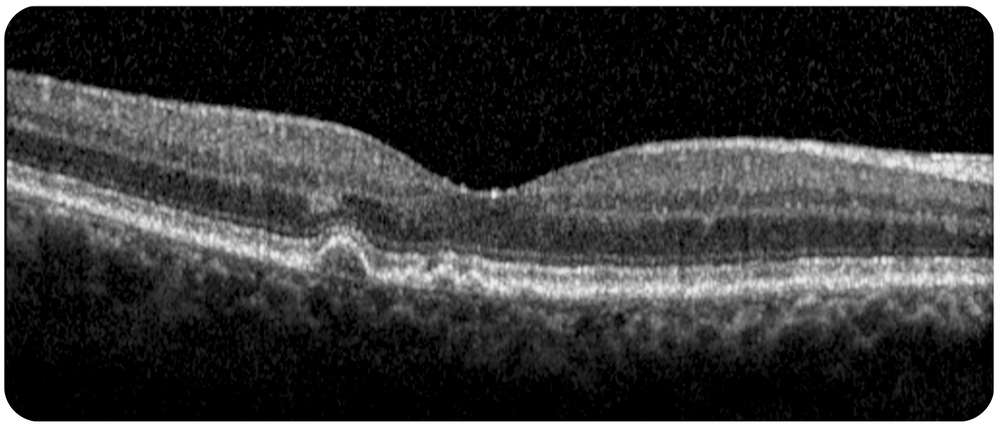
#> input picture image_55_1.png, 1000 x 427 px, shrunk from 2140 x 914 before the run; its folder holds only this picture in this run
$ python -i operations.py   (imports and definitions only)
#> lines starting #> are read from the running program, lines starting #| are printed output that depends on the picture; after the words box and inside, x2 and y2 are one past the last pixel; in counts of white or black regions, pixels touching at a corner belong together
#> further down, picture is the input picture: shape (427, 1000, 3); mean B, G, R 56, 56, 56
import cv2
import numpy as np


def _to_grayscale(image: np.ndarray) -> np.ndarray:
    """
    Convert image to grayscale if it is not already.
    """
    if len(image.shape) == 3:
        return cv2.cvtColor(image, cv2.COLOR_BGR2GRAY)
    return image


# [43 lines left out: functions otsu_threshold, multi_threshold, canny_edges, not called in this run]


def detect_contours(image: np.ndarray) -> np.ndarray:
    """
    Detect contours and draw them on a copy of the image.
    Returns image with contours drawn.
    """
    gray = _to_grayscale(image)
    _, thresh = cv2.threshold(gray, 127, 255, cv2.THRESH_BINARY)
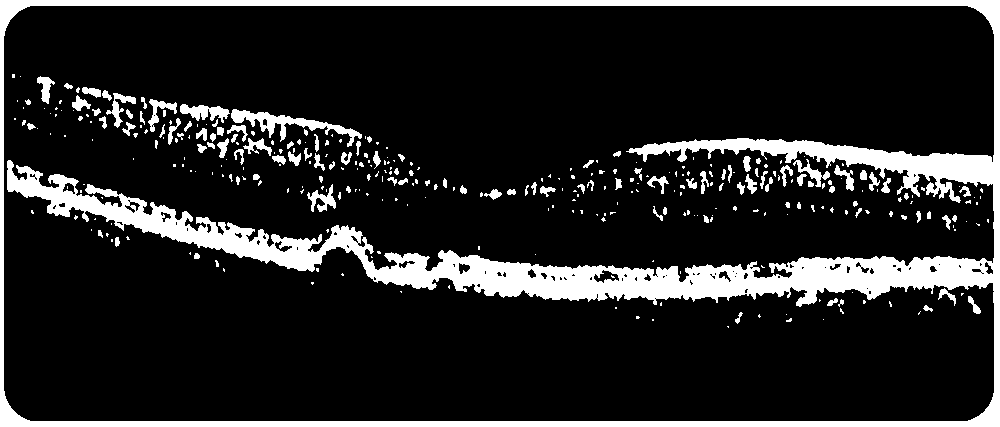
#> thresh: shape (427, 1000); 14.4% white; 345 white regions (229 under 20 px), largest, box (x1, y1, x2, y2) and area: (0, 0, 1000, 427) 50887, (231, 109, 362, 147) 1290, (180, 104, 230, 123) 503

    contours, _ = cv2.findContours(
        thresh, cv2.RETR_EXTERNAL, cv2.CHAIN_APPROX_SIMPLE
    )
#> contours = [[[0, 0], [0, 426], [999, 426], [999, 0]]]

    output = image.copy()
    if len(output.shape) == 2:
        output = cv2.cvtColor(output, cv2.COLOR_GRAY2BGR)

    cv2.drawContours(output, contours, -1, (0, 255, 0), 2)
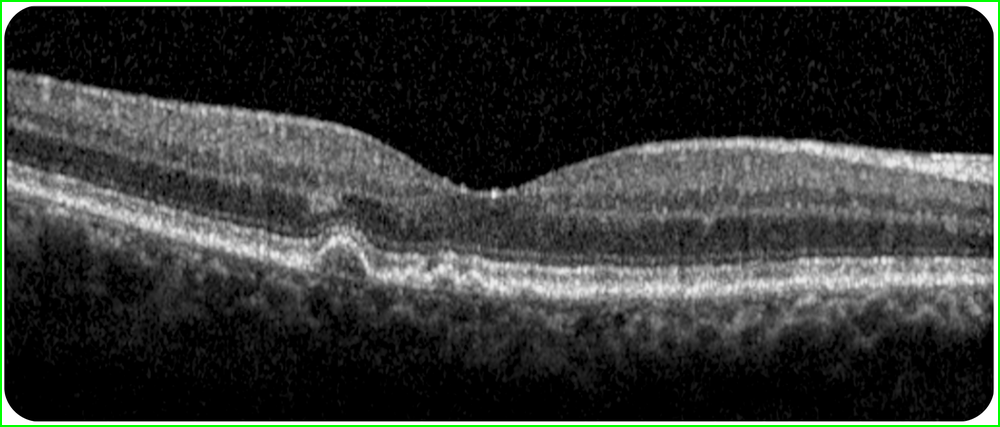
#> output: shape (427, 1000, 3); 1.33% of pixels changed, all inside (x1, y1, x2, y2) = (0, 0, 1000, 427)

    return output


# [41 lines left out: functions histogram_equalization, clahe_equalization, adjust_brightness, adjust_contrast, not called in this run]

>>> import cv2
>>> picture = cv2.imread('../image_55_1.png')
>>> result = detect_contours(picture)
